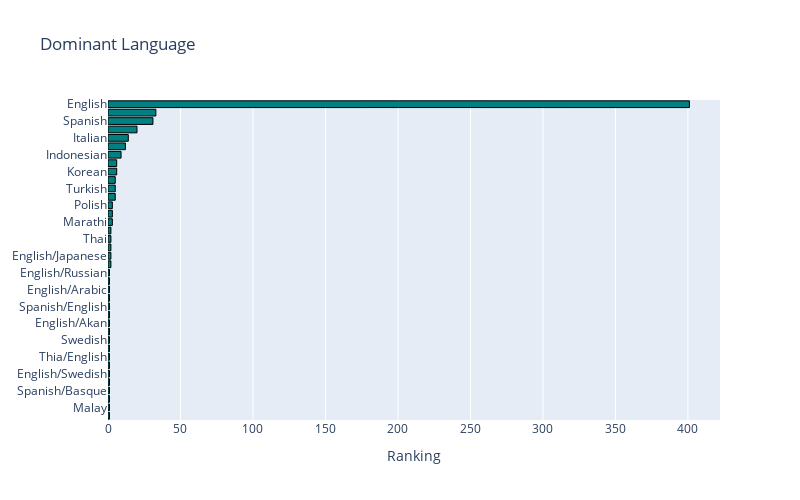

Notebook code cell kept with this figure:
### Code cell
#which language dominates in MyData?
#DL as Dominant language
MyData['Language']= MyData['Language']
DL=MyData['Language'].value_counts().to_frame()

trace= go.Bar (
                y= DL.index,
                x= DL['Language'],
                orientation='h',
                marker =dict(color='teal',
                            line=dict(color='black',width=1))
                )
data =[trace]
layout =go.Layout(barmode= "group", title='Dominant Language', width=800, height=500,
                            xaxis=dict(title='Ranking'),
                            yaxis=dict(autorange="reversed"),
                            showlegend=False)
fig= go.Figure (data=data, layout=layout)
iplot(fig)

### Figure 1 — Plotly figure (JSON) as saved in the notebook; plotly's stock layout.template omitted (floating-point values rounded to 4 significant figures)
{"data": [{"marker": {"color": "teal", "line": {"color": "black", "width": 1}}, "orientation": "h", "type": "bar", "x": [401, 33, 31, 20, 14, 12, 9, 6, 6, 5, 5, 5, 3, 3, 3, 2, 2, 2, 2, 2, 1, 1, 1, 1, 1, 1, 1, 1, 1, 1, 1, 1, 1, 1, 1, 1, 1, 1], "y": ["English", "Hindi", "Spanish", "French", "Italian", "Portuguese", "Indonesian", "Japanese", "Korean", "German", "Turkish", "English/Spanish", "Polish", "Dutch", "Marathi", "English/Hindi", "Thai", "English/Mandarin", "English/Japanese", "Filipino", "English/Russian", "Bengali", "English/Arabic", "English/Korean", "Spanish/English", "Tamil", "English/Akan", "Khmer/English/French", "Swedish", "Georgian", "Thia/English", "English/Taiwanese/Mandarin", "English/Swedish", "Spanish/Catalan", "Spanish/Basque", "Norwegian", "Malay", "English/Ukranian/Russian"]}], "layout": {"barmode": "group", "height": 500, "showlegend": false, "title": {"text": "Dominant Language"}, "width": 800, "xaxis": {"title": {"text": "Ranking"}}, "yaxis": {"autorange": "reversed"}}}
